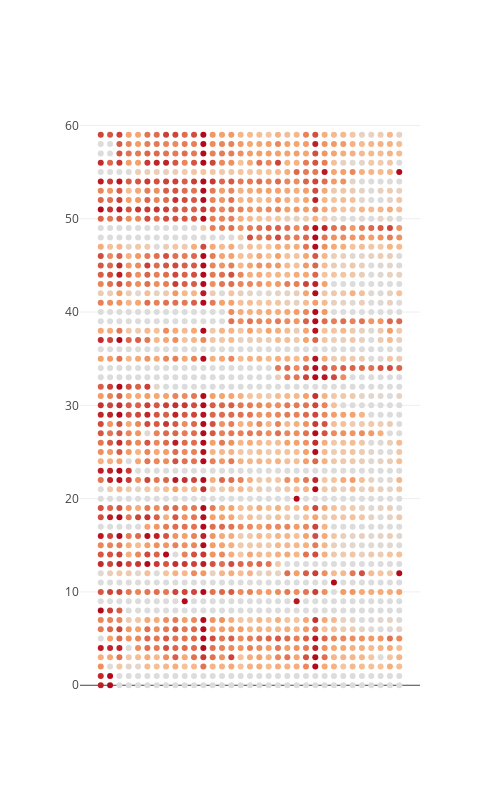

The notebook cell this image was saved under:
### Markdown cell above
Como o objetivo final é prever o número de vendas de cada item por loja, vou visualizar esses dados em um único gráfico. A ideia é colocar o número de itens vendidos por mês como uma cor, o número da loja no eixo $y$ e os meses no eixo $x$. (valor baixo = claro, valor alto = escuro)

### Code cell
df = train_clean.pivot_table(index=['shop_id'],
                       columns=['date_block_num'], values=['item_cnt_day'], aggfunc='sum', fill_value=0)
df.columns = df.columns.droplevel(0)

shop_s = train['shop_id'].unique()
plt.figure(figsize=(14,10))

x = np.linspace(0,33,33)

trace = [ go.Scatter(
    x = x,
    y = [ shop for _ in range(33)],
    mode = 'markers',
    marker = dict(
        color = df.loc[shop, 0:33],
        colorscale = 'Reds'
    ),
    showlegend=False,
)
for shop in shop_s]

layout = go.Layout(
    width=500,
    height=800,
    xaxis = dict(visible = False),
    yaxis = dict(visible = True, showticklabels = True),
    
)

fig = go.Figure(trace, layout)
iplot(fig, filename='basic-scatter')
